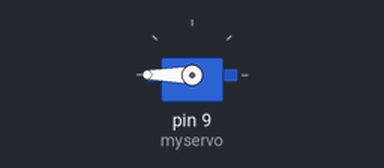
A sketch run on a simulated Arduino Uno, built with avr-gcc and run on an emulated ATmega328P. Shown: servo.

Above: at 9.1 s.
Timing chart, 0 to 40.0 s (numbered marks = the images above):
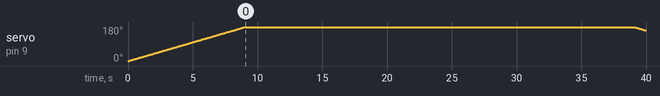

The sketch:

servo.ino
```cpp
#include <Servo.h>

Servo myservo;  // create servo object to control a servo

void setup() {
  myservo.attach(9);  // (pin, min, max)
}

void loop() {

  int i;

  for(i=0;i<=180;i++)
  {
     myservo.write(i);
     delay(50);
  }
  delay(30000);
  for(i=180;i>=0;i--)
  {
     myservo.write(i);
     delay(50);
  }
  delay(30000);


}
```

Measured:
- by itself, servo on pin 9 (myservo): rises from 0° to 180° in 9.0 s, then falls to 162° in 31.0 s
